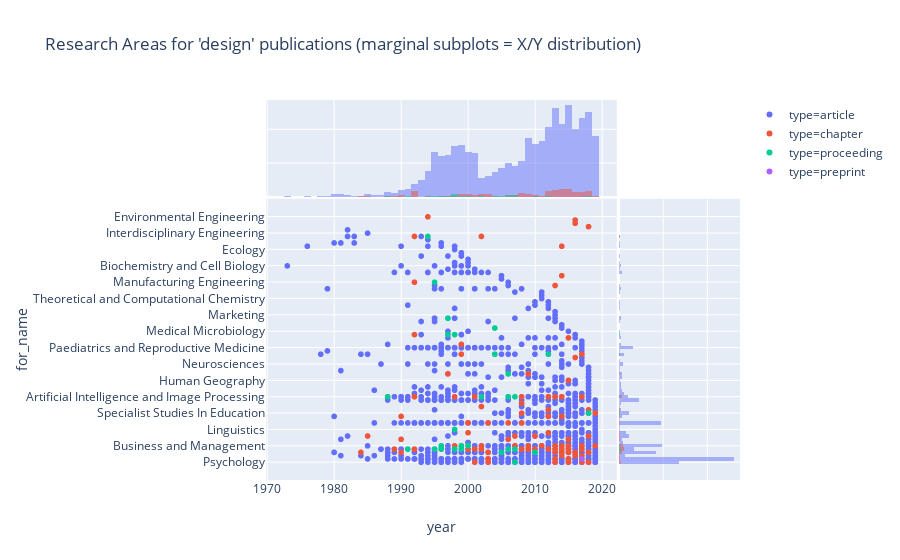

The cell this chart's notebook holds for it:
### Code cell
df2 = json_normalize(data.publications, record_path=['FOR'], meta=["id", "type", ["journal", "title"], "year"], errors='ignore', record_prefix='for_')
px.scatter(df2, x="year", y="for_name", color="type", marginal_x="histogram", marginal_y="histogram", height=800, title="Research Areas for 'design' publications (marginal subplots = X/Y distribution)")

### Figure 1 — Plotly figure (JSON) as saved in the notebook; plotly's stock layout.template omitted (floating-point values rounded to 4 significant figures; data arrays with more than 128 entries replaced by an {"elided": "..."} marker saying what was removed)
{"data": [{"hoverlabel": {"namelength": 0}, "hovertemplate": "type=article<br>year=%{x}<br>for_name=%{y}", "legendgroup": "type=article", "marker": {"color": "#636efa", "symbol": "circle"}, "mode": "markers", "name": "type=article", "showlegend": true, "type": "scattergl", "uid": "94fd6ad3-40dc-492f-b340-fbe1be4e0ef8", "x": {"elided": "2065 int values"}, "xaxis": "x", "y": {"elided": "2065 str values"}, "yaxis": "y"}, {"alignmentgroup": "True", "bingroup": "x", "hoverlabel": {"namelength": 0}, "hovertemplate": "type=article<br>year=%{x}<br>count=%{y}", "legendgroup": "type=article", "marker": {"color": "#636efa"}, "name": "type=article", "offsetgroup": "type=article", "opacity": 0.5, "showlegend": false, "type": "histogram", "uid": "e7a8a58d-c893-4e41-93f7-fadada1cd0e2", "x": {"elided": "2065 int values"}, "xaxis": "x", "yaxis": "y2"}, {"alignmentgroup": "True", "bingroup": "y", "hoverlabel": {"namelength": 0}, "hovertemplate": "type=article<br>for_name=%{y}<br>count=%{x}", "legendgroup": "type=article", "marker": {"color": "#636efa"}, "name": "type=article", "offsetgroup": "type=article", "opacity": 0.5, "showlegend": false, "type": "histogram", "uid": "80663409-ac58-469d-aa79-f81dd6f09af4", "xaxis": "x2", "y": {"elided": "2065 str values"}, "yaxis": "y"}, {"hoverlabel": {"namelength": 0}, "hovertemplate": "type=chapter<br>year=%{x}<br>for_name=%{y}", "legendgroup": "type=chapter", "marker": {"color": "#EF553B", "symbol": "circle"}, "mode": "markers", "name": "type=chapter", "showlegend": true, "type": "scattergl", "uid": "7f6e7fe0-59b8-4a8a-934a-b9da958b2eac", "x": [2019, 2019, 2018, 2018, 2018, 2018, 2018, 2018, 2018, 2018, 2017, 2017, 2017, 2017, 2017, 2017, 2017, 2016, 2016, 2016, 2016, 2016, 2016, 2016, 2015, 2015, 2015, 2015, 2015, 2015, 2015, 2015, 2015, 2015, 2015, 2014, 2014, 2014, 2014, 2014, 2014, 2014, 2014, 2014, 2014, 2014, 2013, 2013, 2013, 2013, 2013, 2013, 2013, 2013, 2013, 2013, 2012, 2012, 2012, 2012, 2012, 2012, 2012, 2012, 2011, 2010, 2010, 2010, 2009, 2009, 2009, 2009, 2008, 2008, 2008, 2008, 2008, 2008, 2007, 2007, 2007, 2006, 2006, 2006, 2004, 2003, 2003, 2003, 2003, 2003, 2002, 2002, 2002, 2002, 2002, 2001, 2001, 2001, 2000, 2000, 2000, 2000, 1999, 1999, 1999, 1999, 1998, 1998, 1998, 1997, 1996, 1996, 1994, 1992, 1992, 1992, 1992, 1992, 1992, 1992, 1992, 1990, 1990, 1990, 1989, 1988, 1985, 1984], "xaxis": "x", "y": ["Specialist Studies In Education", "Business and Management", "Anthropology", "Political Science", "Applied Economics", "Psychology", "Specialist Studies In Education", "Applied Economics", "Policy and Administration", "Applied Economics", "Artificial Intelligence and Image Processing", "Information Systems", "Applied Mathematics", "Statistics", "Public Health and Health Services", "Psychology", "Business and Management", "Historical Studies", "Statistics", "Statistics", "Applied Economics", "Building", "Applied Economics", "Geology", "Cultural Studies", "Information Systems", "Information Systems", "Information Systems", "Business and Management", "Psychology", "Public Health and Health Services", "Law", "Human Geography", "Applied Economics", "Psychology", "Applied Economics", "Econometrics", "Economic Theory", "Business and Management", "Information Systems", "Artificial Intelligence and Image Processing", "Pharmacology and Pharmaceutical Sciences", "Business and Management", "Statistics", "Business and Management", "Applied Economics", "Business and Management", "Design Practice and Management", "Psychology", "Psychology", "Public Health and Health Services", "Applied Economics", "Business and Management", "Artificial Intelligence and Image Processing", "Information Systems", "Artificial Intelligence and Image Processing", "Information Systems", "Political Science", "Sociology", "Artificial Intelligence and Image Processing", "Artificial Intelligence and Image Processing", "Information Systems", "Information Systems", "Econometrics", "Business and Management", "Applied Economics", "Policy and Administration", "Information Systems", "Civil Engineering", "Information Systems", "Business and Management", "Information Systems", "Information Systems", "Artificial Intelligence and Image Processing", "Clinical Sciences", "Environmental Science and Management", "Information Systems", "Specialist Studies In Education", "Policy and Administration", "Business and Management", "Psychology", "Clinical Sciences", "Law", "Civil Engineering", "Applied Mathematics", "Clinical Sciences", "Public Health and Health Services", "Public Health and Health Services", "Psychology", "Applied Economics", "Philosophy", "Information Systems", "Business and Management", "Business and Management", "Computation Theory and Mathematics", "Information Systems", "Artificial Intelligence and Image Processing", "Psychology", "Clinical Sciences", "Information Systems", "Business and Management", "Sociology", "Business and Management", "Business and Management", "Applied Mathematics", "Numerical and Computational Mathematics", "Information Systems", "Business and Management", "Artificial Intelligence and Image Processing", "Civil Engineering", "Information Systems", "Information Systems", "Environmental Engineering", "Information Systems", "Artificial Intelligence and Image Processing", "Information Systems", "Computer Software", "Artificial Intelligence and Image Processing", "Computation Theory and Mathematics", "Manufacturing Engineering", "Artificial Intelligence and Image Processing", "Law", "Applied Economics", "Econometrics", "Information Systems", "Artificial Intelligence and Image Processing", "Policy and Administration", "Applied Economics"], "yaxis": "y"}, {"alignmentgroup": "True", "bingroup": "x", "hoverlabel": {"namelength": 0}, "hovertemplate": "type=chapter<br>year=%{x}<br>count=%{y}", "legendgroup": "type=chapter", "marker": {"color": "#EF553B"}, "name": "type=chapter", "offsetgroup": "type=chapter", "opacity": 0.5, "showlegend": false, "type": "histogram", "uid": "a4bedf1e-55e3-4acc-8e80-9394aafc1fcb", "x": [2019, 2019, 2018, 2018, 2018, 2018, 2018, 2018, 2018, 2018, 2017, 2017, 2017, 2017, 2017, 2017, 2017, 2016, 2016, 2016, 2016, 2016, 2016, 2016, 2015, 2015, 2015, 2015, 2015, 2015, 2015, 2015, 2015, 2015, 2015, 2014, 2014, 2014, 2014, 2014, 2014, 2014, 2014, 2014, 2014, 2014, 2013, 2013, 2013, 2013, 2013, 2013, 2013, 2013, 2013, 2013, 2012, 2012, 2012, 2012, 2012, 2012, 2012, 2012, 2011, 2010, 2010, 2010, 2009, 2009, 2009, 2009, 2008, 2008, 2008, 2008, 2008, 2008, 2007, 2007, 2007, 2006, 2006, 2006, 2004, 2003, 2003, 2003, 2003, 2003, 2002, 2002, 2002, 2002, 2002, 2001, 2001, 2001, 2000, 2000, 2000, 2000, 1999, 1999, 1999, 1999, 1998, 1998, 1998, 1997, 1996, 1996, 1994, 1992, 1992, 1992, 1992, 1992, 1992, 1992, 1992, 1990, 1990, 1990, 1989, 1988, 1985, 1984], "xaxis": "x", "yaxis": "y2"}, {"alignmentgroup": "True", "bingroup": "y", "hoverlabel": {"namelength": 0}, "hovertemplate": "type=chapter<br>for_name=%{y}<br>count=%{x}", "legendgroup": "type=chapter", "marker": {"color": "#EF553B"}, "name": "type=chapter", "offsetgroup": "type=chapter", "opacity": 0.5, "showlegend": false, "type": "histogram", "uid": "4b6c5f62-e1e0-4441-8fc0-406b2c8227ec", "xaxis": "x2", "y": ["Specialist Studies In Education", "Business and Management", "Anthropology", "Political Science", "Applied Economics", "Psychology", "Specialist Studies In Education", "Applied Economics", "Policy and Administration", "Applied Economics", "Artificial Intelligence and Image Processing", "Information Systems", "Applied Mathematics", "Statistics", "Public Health and Health Services", "Psychology", "Business and Management", "Historical Studies", "Statistics", "Statistics", "Applied Economics", "Building", "Applied Economics", "Geology", "Cultural Studies", "Information Systems", "Information Systems", "Information Systems", "Business and Management", "Psychology", "Public Health and Health Services", "Law", "Human Geography", "Applied Economics", "Psychology", "Applied Economics", "Econometrics", "Economic Theory", "Business and Management", "Information Systems", "Artificial Intelligence and Image Processing", "Pharmacology and Pharmaceutical Sciences", "Business and Management", "Statistics", "Business and Management", "Applied Economics", "Business and Management", "Design Practice and Management", "Psychology", "Psychology", "Public Health and Health Services", "Applied Economics", "Business and Management", "Artificial Intelligence and Image Processing", "Information Systems", "Artificial Intelligence and Image Processing", "Information Systems", "Political Science", "Sociology", "Artificial Intelligence and Image Processing", "Artificial Intelligence and Image Processing", "Information Systems", "Information Systems", "Econometrics", "Business and Management", "Applied Economics", "Policy and Administration", "Information Systems", "Civil Engineering", "Information Systems", "Business and Management", "Information Systems", "Information Systems", "Artificial Intelligence and Image Processing", "Clinical Sciences", "Environmental Science and Management", "Information Systems", "Specialist Studies In Education", "Policy and Administration", "Business and Management", "Psychology", "Clinical Sciences", "Law", "Civil Engineering", "Applied Mathematics", "Clinical Sciences", "Public Health and Health Services", "Public Health and Health Services", "Psychology", "Applied Economics", "Philosophy", "Information Systems", "Business and Management", "Business and Management", "Computation Theory and Mathematics", "Information Systems", "Artificial Intelligence and Image Processing", "Psychology", "Clinical Sciences", "Information Systems", "Business and Management", "Sociology", "Business and Management", "Business and Management", "Applied Mathematics", "Numerical and Computational Mathematics", "Information Systems", "Business and Management", "Artificial Intelligence and Image Processing", "Civil Engineering", "Information Systems", "Information Systems", "Environmental Engineering", "Information Systems", "Artificial Intelligence and Image Processing", "Information Systems", "Computer Software", "Artificial Intelligence and Image Processing", "Computation Theory and Mathematics", "Manufacturing Engineering", "Artificial Intelligence and Image Processing", "Law", "Applied Economics", "Econometrics", "Information Systems", "Artificial Intelligence and Image Processing", "Policy and Administration", "Applied Economics"], "yaxis": "y"}, {"hoverlabel": {"namelength": 0}, "hovertemplate": "type=proceeding<br>year=%{x}<br>for_name=%{y}", "legendgroup": "type=proceeding", "marker": {"color": "#00cc96", "symbol": "circle"}, "mode": "markers", "name": "type=proceeding", "showlegend": true, "type": "scattergl", "uid": "bfc6b200-7987-4732-900c-2789ea78bc42", "x": [2018, 2018, 2012, 2010, 2007, 2007, 2007, 2006, 2006, 2006, 2005, 2004, 2004, 2002, 2000, 1999, 1999, 1998, 1998, 1998, 1998, 1997, 1997, 1996, 1996, 1995, 1995, 1994, 1991, 1988], "xaxis": "x", "y": ["Specialist Studies In Education", "Specialist Studies In Education", "Applied Mathematics", "Applied Economics", "Psychology", "Information Systems", "Artificial Intelligence and Image Processing", "Civil Engineering", "Information Systems", "Artificial Intelligence and Image Processing", "Applied Economics", "Communications Technologies", "Applied Mathematics", "Artificial Intelligence and Image Processing", "Business and Management", "Information Systems", "Business and Management", "Information Systems", "Computer Software", "Information Systems", "Linguistics", "Computer Software", "Biomedical Engineering", "Information Systems", "Business and Management", "Manufacturing Engineering", "Information Systems", "Computation Theory and Mathematics", "Information Systems", "Artificial Intelligence and Image Processing"], "yaxis": "y"}, {"alignmentgroup": "True", "bingroup": "x", "hoverlabel": {"namelength": 0}, "hovertemplate": "type=proceeding<br>year=%{x}<br>count=%{y}", "legendgroup": "type=proceeding", "marker": {"color": "#00cc96"}, "name": "type=proceeding", "offsetgroup": "type=proceeding", "opacity": 0.5, "showlegend": false, "type": "histogram", "uid": "454be4fb-8813-4d3d-ba66-26a6dec7e74c", "x": [2018, 2018, 2012, 2010, 2007, 2007, 2007, 2006, 2006, 2006, 2005, 2004, 2004, 2002, 2000, 1999, 1999, 1998, 1998, 1998, 1998, 1997, 1997, 1996, 1996, 1995, 1995, 1994, 1991, 1988], "xaxis": "x", "yaxis": "y2"}, {"alignmentgroup": "True", "bingroup": "y", "hoverlabel": {"namelength": 0}, "hovertemplate": "type=proceeding<br>for_name=%{y}<br>count=%{x}", "legendgroup": "type=proceeding", "marker": {"color": "#00cc96"}, "name": "type=proceeding", "offsetgroup": "type=proceeding", "opacity": 0.5, "showlegend": false, "type": "histogram", "uid": "34aa9bca-3b55-4c33-87b5-444c5e0b4340", "xaxis": "x2", "y": ["Specialist Studies In Education", "Specialist Studies In Education", "Applied Mathematics", "Applied Economics", "Psychology", "Information Systems", "Artificial Intelligence and Image Processing", "Civil Engineering", "Information Systems", "Artificial Intelligence and Image Processing", "Applied Economics", "Communications Technologies", "Applied Mathematics", "Artificial Intelligence and Image Processing", "Business and Management", "Information Systems", "Business and Management", "Information Systems", "Computer Software", "Information Systems", "Linguistics", "Computer Software", "Biomedical Engineering", "Information Systems", "Business and Management", "Manufacturing Engineering", "Information Systems", "Computation Theory and Mathematics", "Information Systems", "Artificial Intelligence and Image Processing"], "yaxis": "y"}, {"hoverlabel": {"namelength": 0}, "hovertemplate": "type=preprint<br>year=%{x}<br>for_name=%{y}", "legendgroup": "type=preprint", "marker": {"color": "#ab63fa", "symbol": "circle"}, "mode": "markers", "name": "type=preprint", "showlegend": true, "type": "scattergl", "uid": "fcf5c4ae-6666-4433-b7a1-702cc8d13ab4", "x": [2017], "xaxis": "x", "y": ["Public Health and Health Services"], "yaxis": "y"}, {"alignmentgroup": "True", "bingroup": "x", "hoverlabel": {"namelength": 0}, "hovertemplate": "type=preprint<br>year=%{x}<br>count=%{y}", "legendgroup": "type=preprint", "marker": {"color": "#ab63fa"}, "name": "type=preprint", "offsetgroup": "type=preprint", "opacity": 0.5, "showlegend": false, "type": "histogram", "uid": "23e4d1c2-8260-4c0d-b086-2617f4053fbb", "x": [2017], "xaxis": "x", "yaxis": "y2"}, {"alignmentgroup": "True", "bingroup": "y", "hoverlabel": {"namelength": 0}, "hovertemplate": "type=preprint<br>for_name=%{y}<br>count=%{x}", "legendgroup": "type=preprint", "marker": {"color": "#ab63fa"}, "name": "type=preprint", "offsetgroup": "type=preprint", "opacity": 0.5, "showlegend": false, "type": "histogram", "uid": "877764cf-08c5-47e7-b5a1-b792f255e4d3", "xaxis": "x2", "y": ["Public Health and Health Services"], "yaxis": "y"}], "layout": {"autosize": true, "barmode": "overlay", "legend": {"tracegroupgap": 0}, "title": {"text": "Research Areas for 'design' publications (marginal subplots = X/Y distribution)"}, "xaxis": {"autorange": true, "domain": [0, 0.74], "range": [1970.0, 2022.0], "showgrid": true, "title": {"text": "year"}, "type": "linear"}, "xaxis2": {"autorange": true, "domain": [0.745, 1], "range": [0, 548.4], "showticklabels": false}, "yaxis": {"autorange": true, "domain": [0, 0.74], "range": [-4.937, 79.94], "showgrid": true, "title": {"text": "for_name"}, "type": "category"}, "yaxis2": {"autorange": true, "domain": [0.745, 1], "range": [0, 143.2], "showticklabels": false}}}
